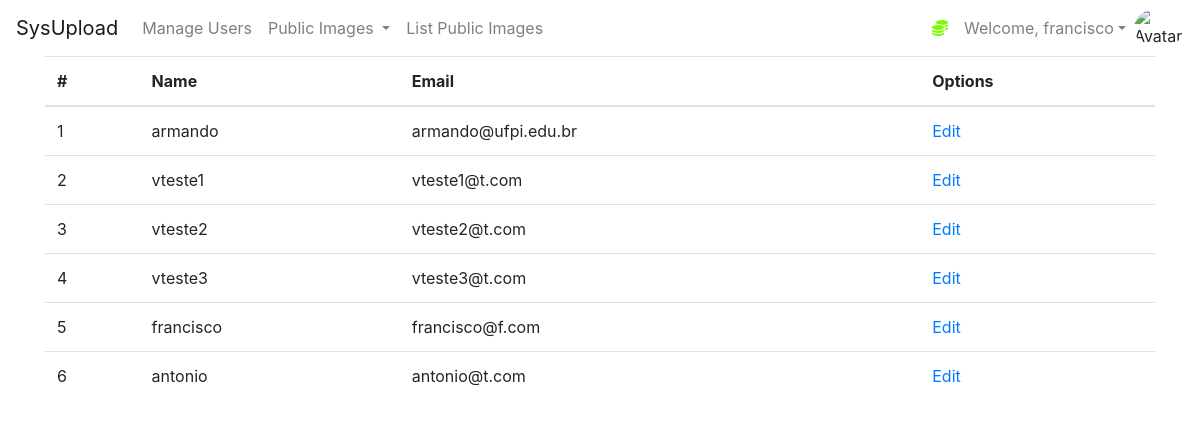
/users (signed in), run on the app's committed database.
### myapp/dao.py (models this page shows, shortened)
class User(db.Model, UserMixin):
    id = db.Column(db.Integer(), primary_key=True)
    username = db.Column(db.String(length=30), nullable=False, unique=True)
    email_address = db.Column(db.String(length=50), nullable=False, unique=True)
    password_hash = db.Column(db.String(length=60), nullable=False)
    my_files = db.relationship('File', secondary=user_files, backref='myfiles')
    @property
    def password(self):
        return self.password

### myapp/users.py (the view)
@app.route('/users')
@login_required
def pagination_page():
    page, per_page, offset = get_page_args(page_parameter='page', per_page_parameter='per_page')
    usersCollection = Users()
    users = usersCollection.list_all_users()
    total = len(users)
    pagination_users = get_users(offset=offset, per_page=per_page, users=users)
    pagination = Pagination(page=page, per_page=per_page, total=total, css_framework='bootstrap4')
    return render_template('user/pagination.html', users=pagination_users, page=page, per_page=per_page, pagination=pagination)

### myapp/dao.py (called while the page is built)
@login_manager.user_loader
def load_user(user_id):
    return User.query.get(int(user_id))

    def list_all_users(self):
        return User.query.all()

### myapp/users.py (called while the page is built)
def get_users(offset=0, per_page=10, users=users):
    return users[offset: offset + per_page]

### myapp/templates/user/pagination.html (shortened to what this page needs)
{% extends 'base.html' %}
{% block content %}
    <div class="container">
      <div class="table-responsive">
        <table class="table table-hover">
          <thead>
            <tr>
              <th>#</th>
              <th>Name</th>
              <th>Email</th>
              <th>Options</th>
            </tr>
          </thead>
          <tbody>
            {% for user in users %}
            <tr>
              <td>{{ loop.index + (page - 1) * per_page }}</td>
              <td>{{ user.username }}</td>
              <td>{{ user.email_address}} </td>
              <td><a href="{{ url_for('edit_user', id=user.id) }}">Edit</a></td>
            </tr>
            {% endfor %}
          </tbody>
        </table>
      </div>
    </div>
{% endblock %}

### myapp/templates/base.html (shortened to what this page needs)
<!doctype html>
<html lang="en">
   <head>
      <link rel="stylesheet" href="https://cdn.jsdelivr.net/npm/bootstrap@4.5.3/dist/css/bootstrap.min.css">
   </head>
   <body>
    <nav class="navbar navbar-expand-md navbar-light">
      <a class="navbar-brand" href="{{ url_for('dashboard_page') }} ">SysUpload</a>
      <div class="collapse navbar-collapse" id="navbarNav">
          {% if current_user.is_authenticated %}
            <ul class="navbar-nav mr-auto">
                <li class="nav-item">
                     <a class="nav-link" href="{{ url_for('pagination_page') }}">Manage Users</a>
                </li>
                <li class="nav-item dropdown">
                    <a class="nav-link dropdown-toggle" href="#" id="navbardrop1" data-toggle="dropdown">
                    Public Images
                    </a>
                </li>
                <li class="nav-item">
                    <a class="nav-link" href="{{ url_for('pagination_list_files_page') }}">List Public Images</a>
                </li>
            </ul>
            <ul class="navbar-nav">
                <li class="nav-item">
                    <a class="nav-link" style="color: lawngreen; font-weight: bold">
                        <i class="fas fa-coins"></i>
                    </a>
                </li>
                <li class="nav-item dropdown">
                    <a class="nav-link dropdown-toggle" href="#" id="navbardropprofile" data-toggle="dropdown">Welcome, {{ current_user.username }}</a>
                </li>
                <img src="{{ url_for('static', filename='img/anonymous2.png') }}" class="rounded-circle" style="width: 50px;" alt="Avatar">
            </ul>
          {% endif %}
      </div>
    </nav>
      {% block content %}
      {% endblock %}
   </body>
</html>

### data on the page
User: username "francisco", email_address "francisco@f.com"
User: username "armando", email_address "armando@ufpi.edu.br"
User: username "vteste1", email_address "vteste1@t.com"
User: username "vteste2", email_address "vteste2@t.com"
User: username "vteste3", email_address "vteste3@t.com"
User: username "antonio", email_address "antonio@t.com"
